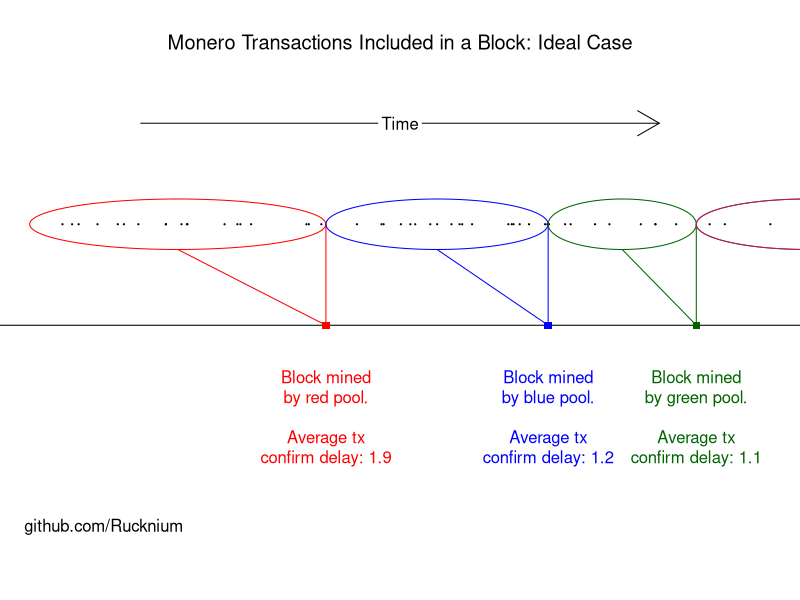
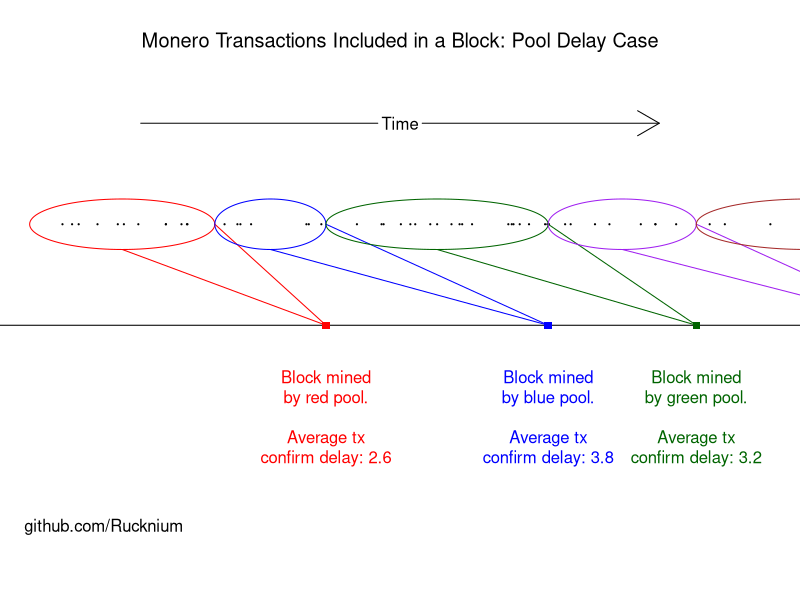
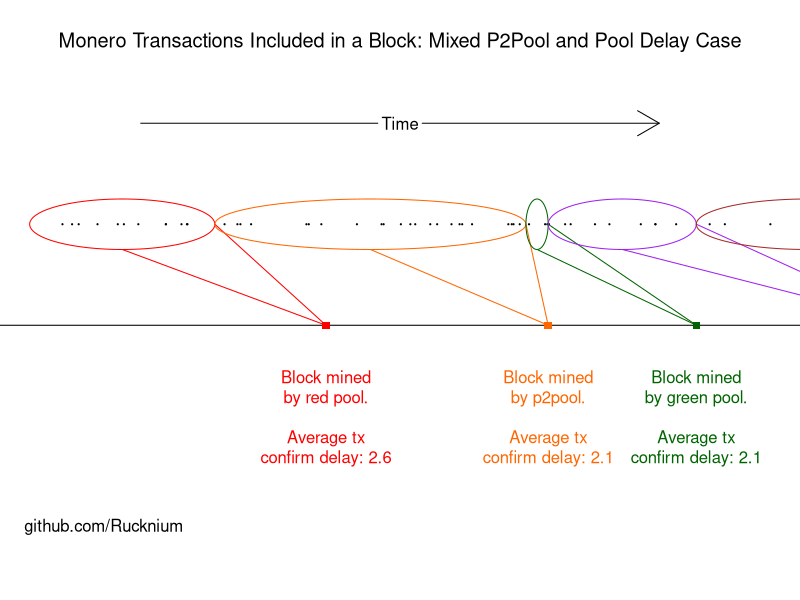

Write R code to recreate these figures, in order.


library(data.table)

set.seed(314)

txs <- cumsum(rexp(50))
# Transaction arrival can be modeled as a Poisson process. The time interval
# between arrival of transactions are independent exponential random variables
txs <- txs/txs[length(txs)]

# ideal
blk.geom.ideal <- list(
  list(
    col = "red",
    text = "Block mined\nby red pool",
    tx0 = 0,
    tx1 = 0.4,
    block = 0.4
  ),
  list(
    col = "blue",
    text = "Block mined\nby blue pool",
    tx0 = 0.4,
    tx1 = 0.7,
    block = 0.7
  ),
  list(
    col = "darkgreen",
    text = "Block mined\nby green pool",
    tx0 = 0.7,
    tx1 = 0.9,
    block = 0.9
  ),
  list(
    col = "purple",
    text = "Block mined\nby purple pool",
    tx0 = 0.9,
    tx1 = 1.2,
    block = 1.2
  ),
  list(
    col = "brown",
    text = "Block mined\nby brown pool",
    tx0 = 0.9,
    tx1 = 1.2,
    block = 1.5
  )
)

# centralized pool
blk.geom.pool <- list(
  list(
    col = "red",
    text = "Block mined\nby red pool",
    tx0 = 0,
    tx1 = 0.25,
    block = 0.4
  ),
  list(
    col = "blue",
    text = "Block mined\nby blue pool",
    tx0 = 0.25,
    tx1 = 0.4,
    block = 0.7
  ),
  list(
    col = "darkgreen",
    text = "Block mined\nby green pool",
    tx0 = 0.4,
    tx1 = 0.7,
    block = 0.9
  ),
  list(
    col = "purple",
    text = "Block mined\nby purple pool",
    tx0 = 0.7,
    tx1 = 0.9,
    block = 1.2
  ),
  list(
    col = "brown",
    text = "Block mined\nby brown pool",
    tx0 = 0.9,
    tx1 = 1.2,
    block = 1.5
  )
)

# p2pool
blk.geom.p2pool <- list(
  list(
    col = "red",
    text = "Block mined\nby red pool",
    tx0 = 0,
    tx1 = 0.25,
    block = 0.4
  ),
  list(
    col = "#FF6600FF", # Monero orange
    text = "Block mined\nby p2pool",
    tx0 = 0.25,
    tx1 = 0.67,
    block = 0.7
  ),
  list(
    col = "darkgreen",
    text = "Block mined\nby green pool",
    tx0 = 0.67,
    tx1 = 0.7,
    block = 0.9
  ),
  list(
    col = "purple",
    text = "Block mined\nby purple pool",
    tx0 = 0.7,
    tx1 = 0.9,
    block = 1.2
  ),
  list(
    col = "brown",
    text = "Block mined\nby brown pool",
    tx0 = 0.9,
    tx1 = 1.2,
    block = 1.5
  )
)

blk.geoms <- list(blk.geom.ideal, blk.geom.pool, blk.geom.p2pool)


filenames <- c(
  "Monero-TX-Confirm-Delay/images/xmr-pool-ideal.png",
  "Monero-TX-Confirm-Delay/images/xmr-pool-delay.png",
  "Monero-TX-Confirm-Delay/images/xmr-pool-p2pool-mix.png")

plot.titles <- c(
  "Ideal Case",
  "Pool Delay Case",
  "Mixed P2Pool and Pool Delay Case"
)

for (diagram in 1:3) {
  
  blk.geom <- blk.geoms[[diagram]]
  
  png(filenames[diagram], width = 600, height = 200)
  
  par(mar = c(0, 0, 0, 0))
  
  plot(txs, rep(0, length(txs)),
    pch = 20, cex = 0.25,
    bty = "n", axes = FALSE,
    frame.plot = FALSE, xaxt = "n", ann = FALSE, yaxt = "n",
    ylim = c(-0.35, 0.20), xlim = c(0, 1))
  
  abline(h = -0.1)
  text(0.5, 0.18, labels = paste0("Monero Transactions Included in a Block: ",
    plot.titles[diagram]), cex = 1.2)
  text(0.5, 0.1, labels = "Time")
  lines(c(0.15, 0.47), c(0.1, 0.1))
  arrows(0.53, 0.1, 0.85, 0.1)
  text(0.1, -0.3, labels = "github.com/Rucknium")
  
  ellipse.bounds <- function(x0, x1) {
    list(center = mean(c(x0, x1)), width = 0.5 * diff(c(x0, x1)))
  }
  
  for ( i in seq_along(blk.geom)) {
    
    ellipse.bds <- ellipse.bounds(blk.geom[[i]]$tx0, blk.geom[[i]]$tx1)
    
    plotrix::draw.ellipse(ellipse.bds$center, 0, 
      ellipse.bds$width, c(0.025),
      border = blk.geom[[i]]$col)
    
    txs.in.block <- txs[txs %between% c(blk.geom[[i]]$tx0, blk.geom[[i]]$tx1)]
    
    points(blk.geom[[i]]$block, -0.1, pch = 15, col = blk.geom[[i]]$col)
    text(blk.geom[[i]]$block, -0.15, col = blk.geom[[i]]$col, cex = 1, pos = 1,
      labels = paste0(blk.geom[[i]]$text, ".\n\nAverage tx\nconfirm delay: ", 
        round(10 * mean(blk.geom[[i]]$block - txs.in.block), 1)))
    lines(c(ellipse.bds$center, blk.geom[[i]]$block), c(-0.025, -0.1), col = blk.geom[[i]]$col)
    lines(c(blk.geom[[i]]$tx1, blk.geom[[i]]$block), c(0, -0.1), col = blk.geom[[i]]$col)
    
  }
  
  dev.off()
  
}





